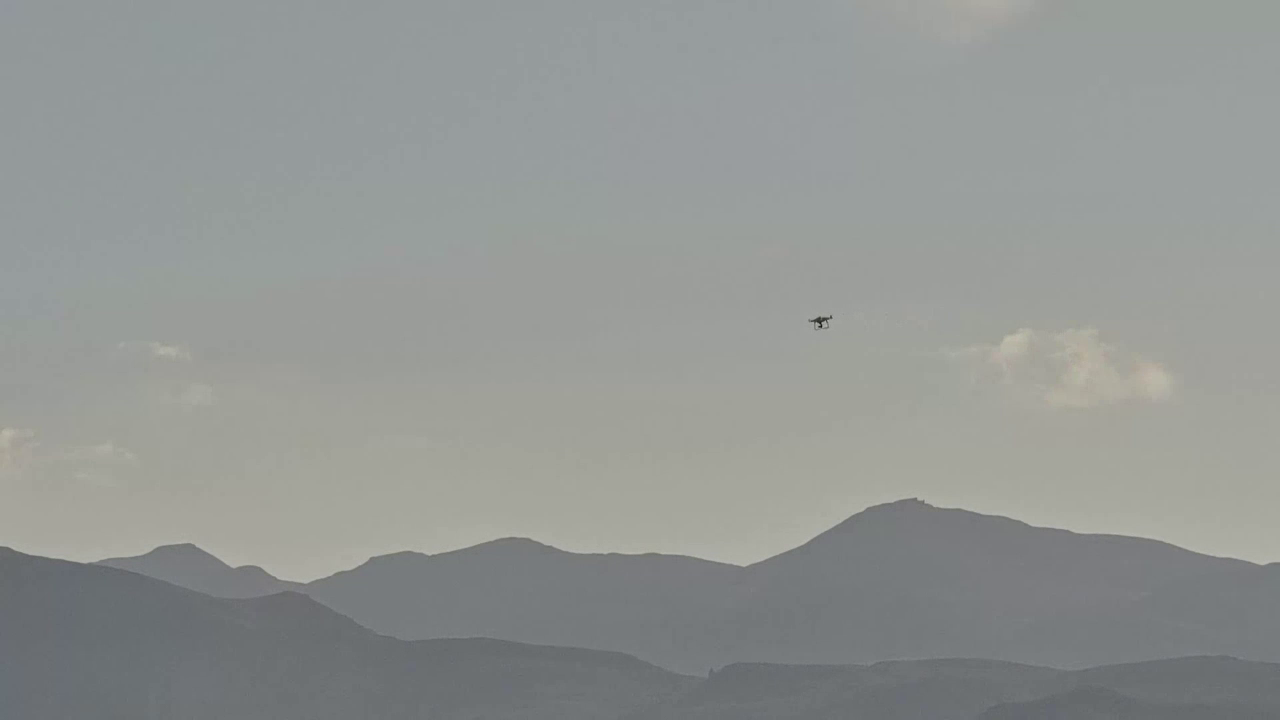
#> input picture frame 19 of code/media/simple_short.mp4, 1280 x 720 px, given in place of video1.avi, which was not available
$ python dense_optical_flow.py
#> lines starting #> are read from the running program, lines starting #| are printed output that depends on the picture; after the words box and inside, x2 and y2 are one past the last pixel; in counts of white or black regions, pixels touching at a corner belong together; pictures that were not available may be replaced by others from this repository, and a replacement may not be noted
#> further down, prev is the input picture: shape (720, 1280, 3); mean B, G, R 147.2, 149.6, 146.2
import numpy as np
import cv2
import time

# video
video = "../media/video1.avi"

def draw_flow(img, flow, step=16):
#> called with flow = array of shape (720, 1280, 2), step = 16
    h, w = img.shape[:2]
    y, x = np.mgrid[step / 2:h:step, step / 2:w:step].reshape(2, -1).astype(int)
    fx, fy = flow[y, x].T
#> fx = 3600 values, max 0.475 at index 2671, min -2.42 at index 1570, mean -0.00313; fy = 3600 values, max 0.322 at index 1651, min -0.0726 at index 1666, mean 0.000288

    lines = np.vstack([x, y, x - fx, y - fy]).T.reshape(-1, 2, 2)
    lines = np.int32(lines + 0.5)

    img_bgr = cv2.cvtColor(img, cv2.COLOR_GRAY2BGR)
    cv2.polylines(img_bgr, lines, 0, (0, 255, 0))
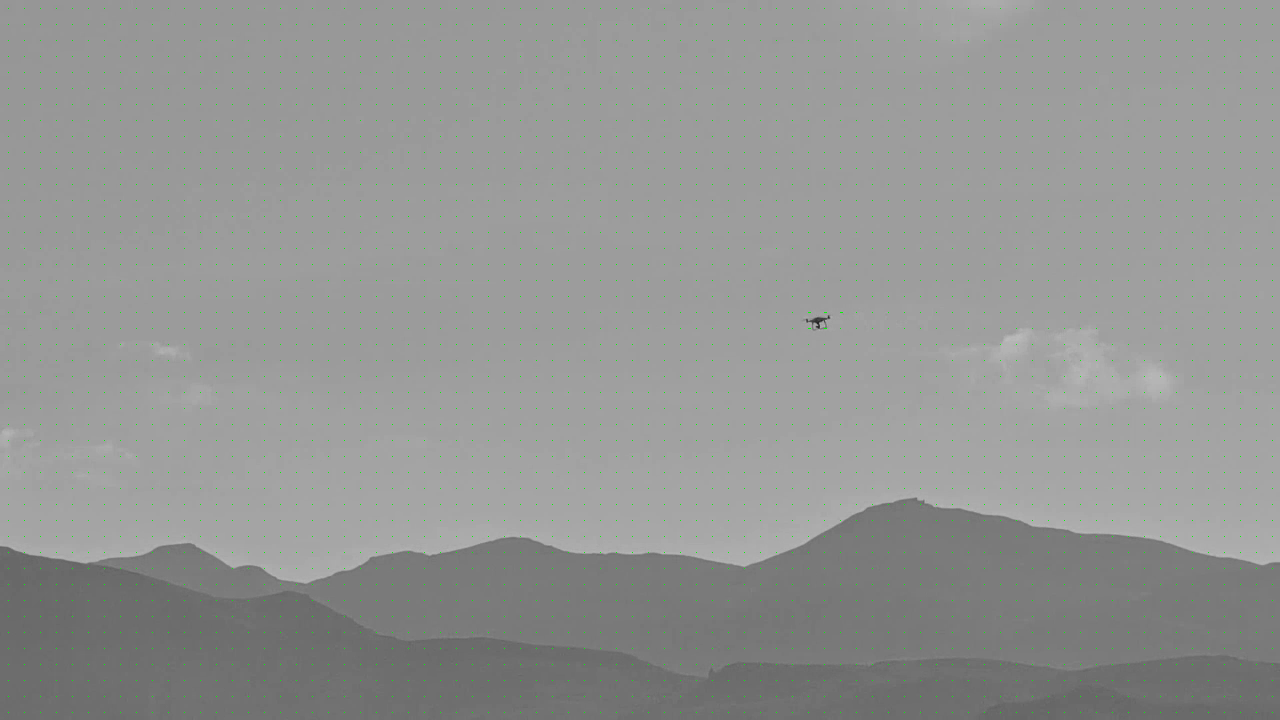
#> img_bgr: shape (720, 1280, 3); mean B, G, R 147.6, 148.6, 147.6

    for (x1, y1), (_x2, _y2) in lines:
        cv2.circle(img_bgr, (x1, y1), 1, (0, 255, 0), -1)
#> this loop made 3600 passes
#> (x1, _x2) on passes 1 to 3: (8, 8), (24, 24), (40, 40)
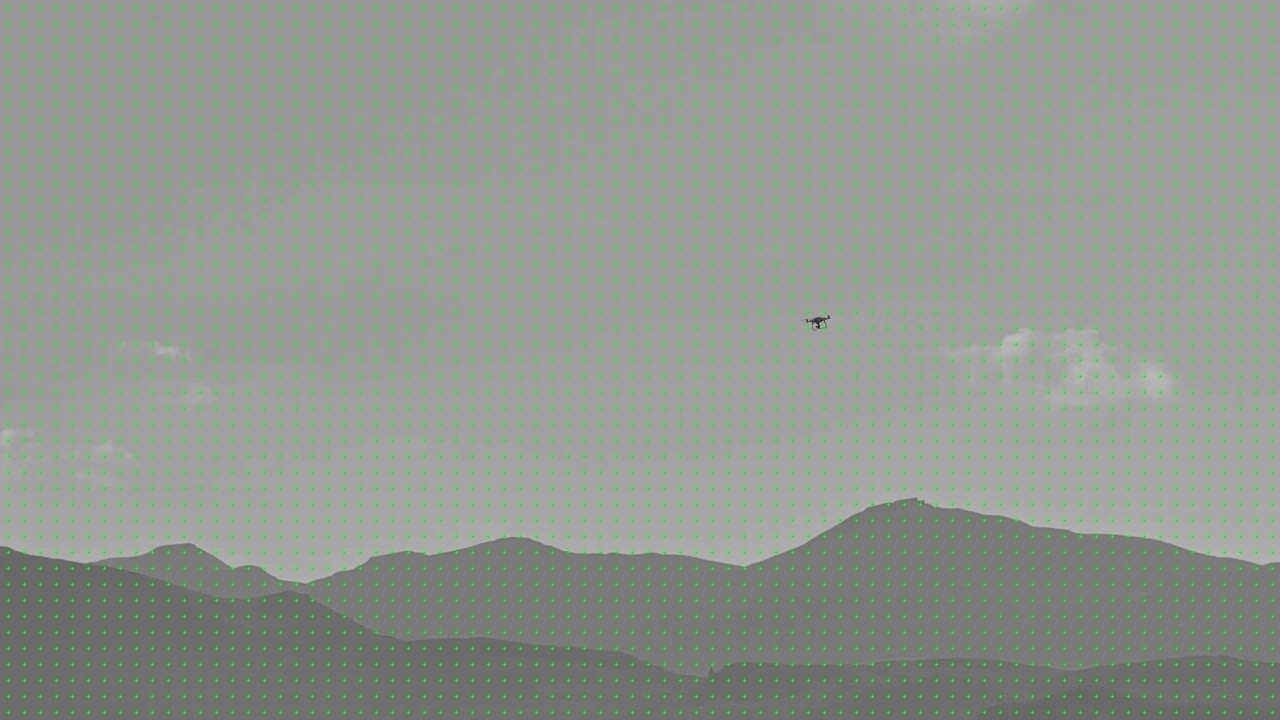
#> img_bgr: shape (720, 1280, 3); 1.56% of pixels changed, all inside (x1, y1, x2, y2) = (7, 7, 1274, 714)

    return img_bgr


def draw_hsv(flow):
    h, w = flow.shape[:2]
    fx, fy = flow[:, :, 0], flow[:, :, 1]

    ang = np.arctan2(fy, fx) + np.pi
    v = np.sqrt(fx * fx + fy * fy)
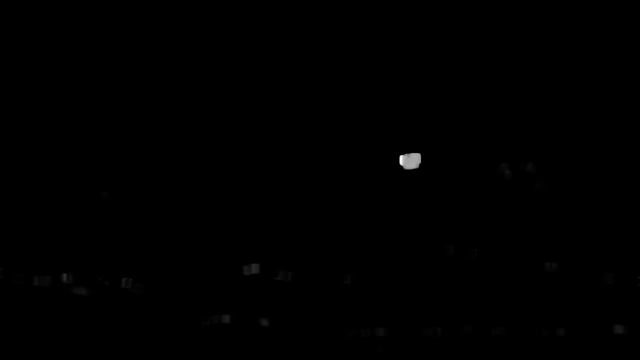
#> v: shape (720, 1280) float32 (shown at 1/2 size); min 0, max 3.58, mean 0.0049; drawn with min black and max white

    hsv = np.zeros((h, w, 3), np.uint8)
    hsv[..., 0] = ang * (180 / np.pi / 2)
    hsv[..., 1] = 255
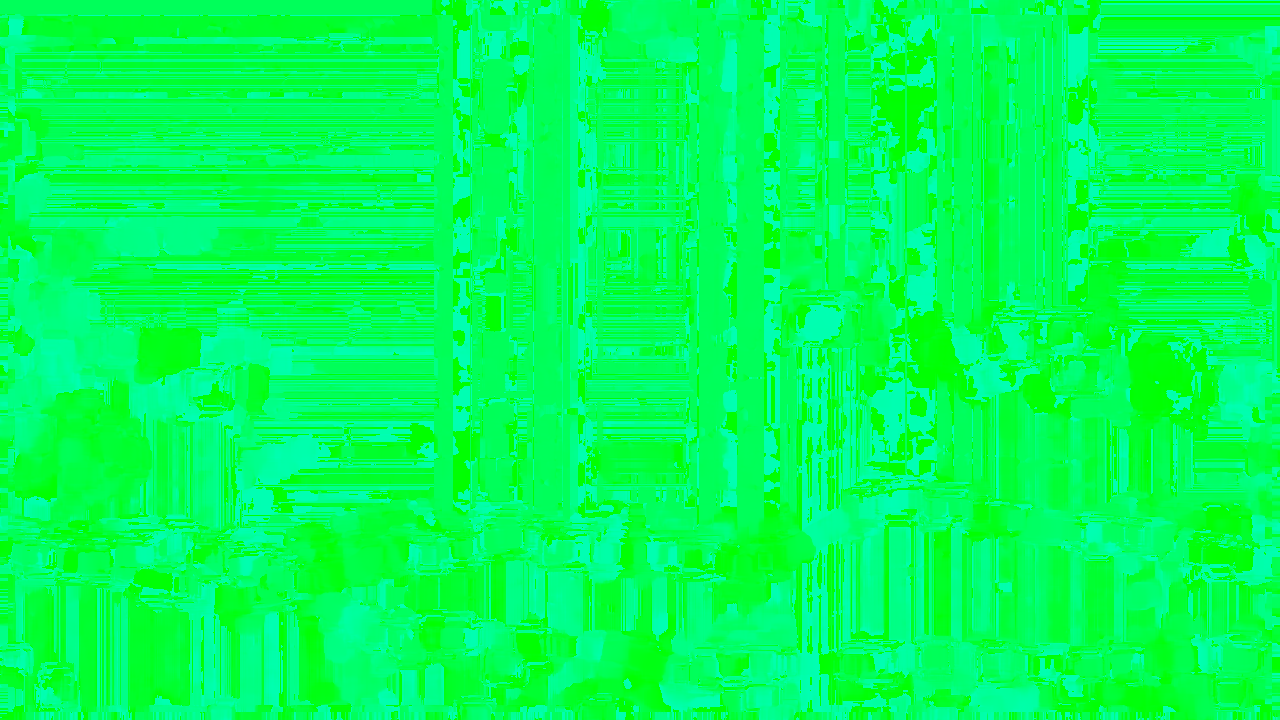
#> hsv: shape (720, 1280, 3); mean of channels 0, 1, 2 89, 255, 0; drawn as B, G, R
    hsv[..., 2] = np.minimum(v * 4, 255)
#> hsv: shape (720, 1280, 3); 0.3% of pixels changed, all inside (x1, y1, x2, y2) = (0, 305, 1280, 666)
    bgr = cv2.cvtColor(hsv, cv2.COLOR_HSV2BGR)

    return bgr

cap = cv2.VideoCapture(video)

suc, prev = cap.read()
prevgray = cv2.cvtColor(prev, cv2.COLOR_BGR2GRAY)

while True:

    suc, img = cap.read()
    gray = cv2.cvtColor(img, cv2.COLOR_BGR2GRAY)

    # start time to calculate FPS
    start = time.time()

    flow = cv2.calcOpticalFlowFarneback(prevgray, gray, None, 0.5, 3, 15, 3, 5, 1.2, 0)

    prevgray = gray

    # End time
    end = time.time()
    # calculate the FPS for current frame detection
    fps = 1 / (end - start)

    print(f"{fps:.2f} FPS")

    cv2.imshow('flow', draw_flow(gray, flow))
    cv2.imshow('flow HSV', draw_hsv(flow))

    key = cv2.waitKey(5)
#> (key q is pressed here)
    if key == ord('q'):
        break

cap.release()
cv2.destroyAllWindows()

$ run again, starting later in the video
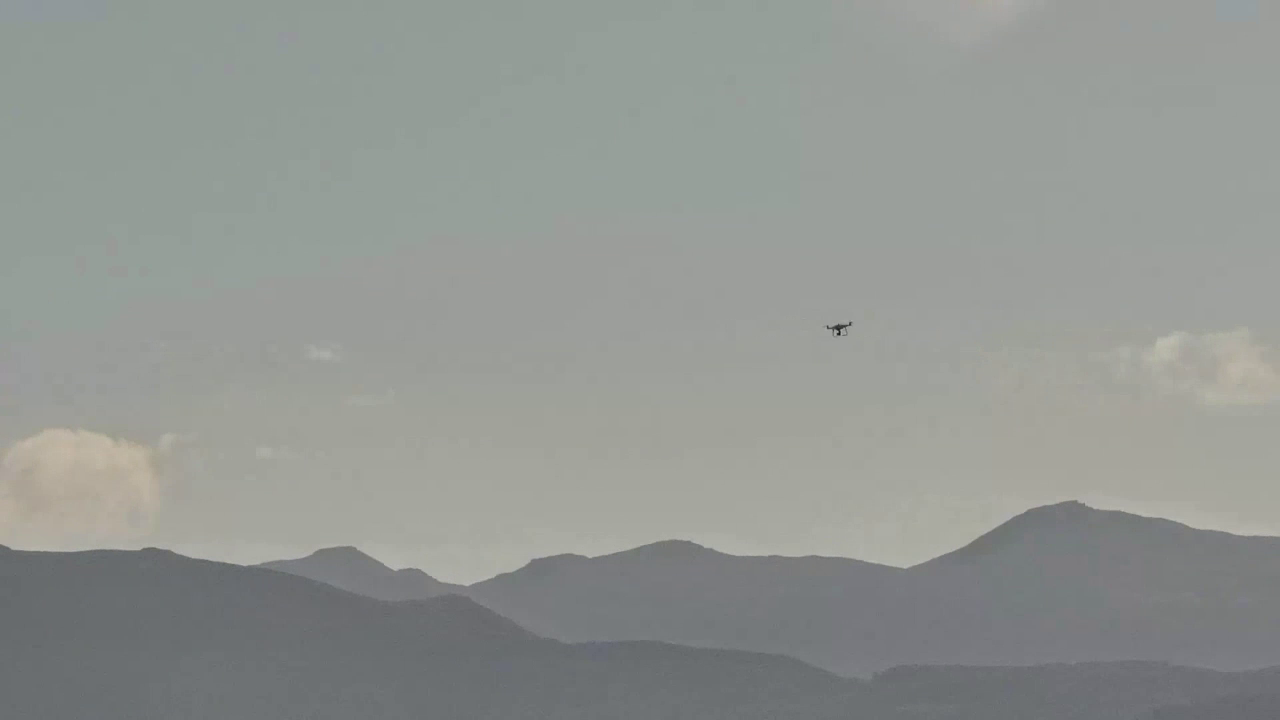
#> input picture frame 85 of code/media/simple_short.mp4, 1280 x 720 px, given in place of video1.avi, which was not available
#> prev is the input picture: shape (720, 1280, 3); mean B, G, R 146, 149.9, 146
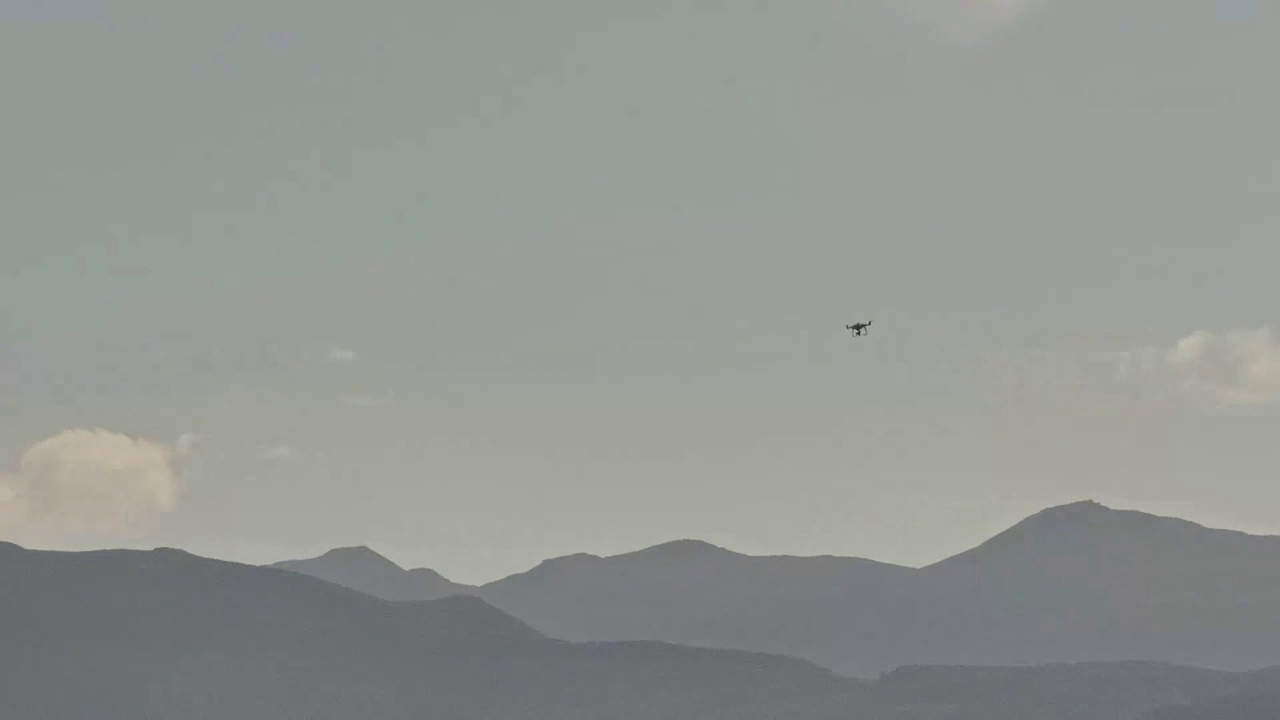
#> input picture frame 86 of code/media/simple_short.mp4, 1280 x 720 px, given in place of video1.avi, which was not available
#> img is the input picture: shape (720, 1280, 3); mean B, G, R 146, 149.8, 146
#> in draw_flow, `fx, fy = flow[y, x].T`: fx = 3600 values, max 19.6 at index 1652, min -0.442 at index 3243, mean 0.36; fy = 3600 values, max 2.6 at index 1753, min -1.88 at index 2901, mean -0.00372
#> the loop in draw_flow, `for (x1, y1), (_x2, _y2) in lines:` made 3600 passes
#> (x1, _x2) on passes 1 to 3: (8, 8), (24, 24), (40, 40)
#> in draw_hsv, `bgr = cv2.cvtColor(hsv, cv2.COLOR_HSV2BGR)`:
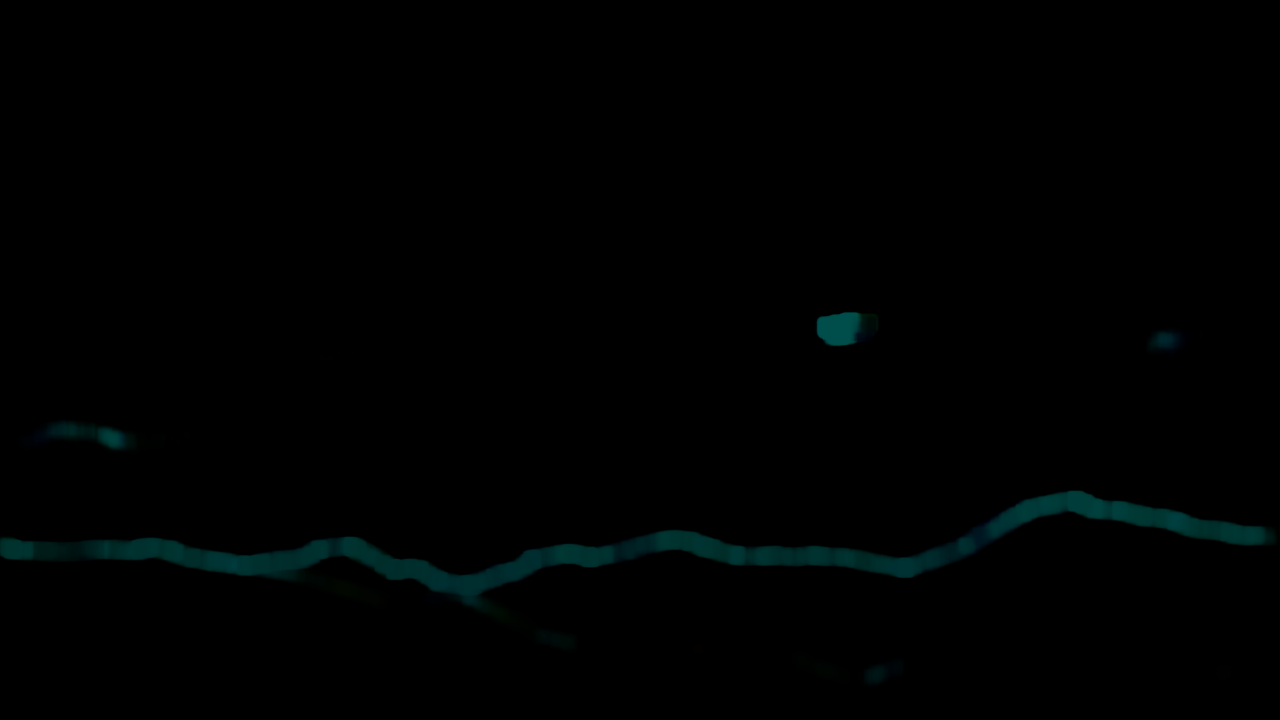
#> bgr: shape (720, 1280, 3); mean B, G, R 1.4, 1.5, 0

$ run again, starting later in the video
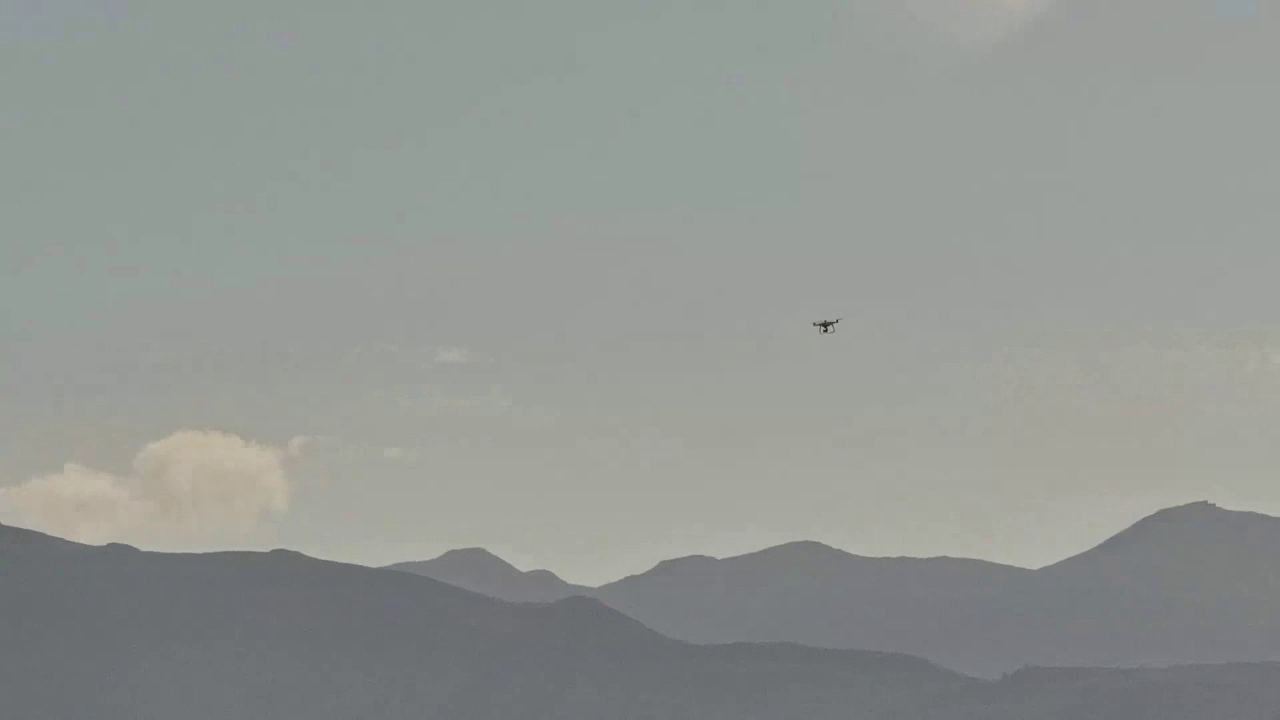
#> input picture frame 152 of code/media/simple_short.mp4, 1280 x 720 px, given in place of video1.avi, which was not available
#> prev is the input picture: shape (720, 1280, 3); mean B, G, R 146.1, 150.1, 146.3
#> in draw_flow, `fx, fy = flow[y, x].T`: fx = 3600 values, max 0.0987 at index 2748, min -0.203 at index 2740, mean -8.21e-06; fy = 3600 values, max 0.0559 at index 2178, min -0.0635 at index 2170, mean 1.83e-05
#> the loop in draw_flow, `for (x1, y1), (_x2, _y2) in lines:` made 3600 passes
#> (x1, _x2) on passes 1 to 3: (8, 8), (24, 24), (40, 40)
#> after the loop in draw_flow, `for (x1, y1), (_x2, _y2) in lines:`:
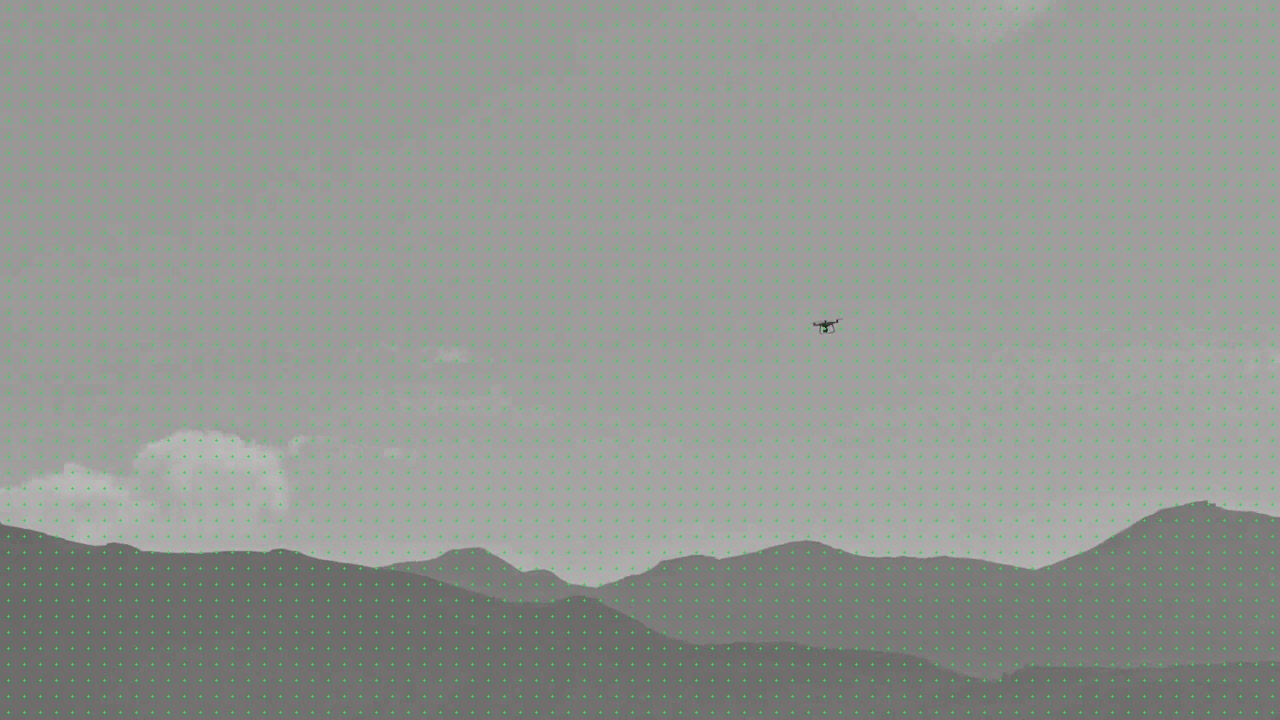
#> img_bgr: shape (720, 1280, 3); mean B, G, R 145.5, 150.5, 145.5
#> in draw_hsv, `hsv[..., 1] = 255`:
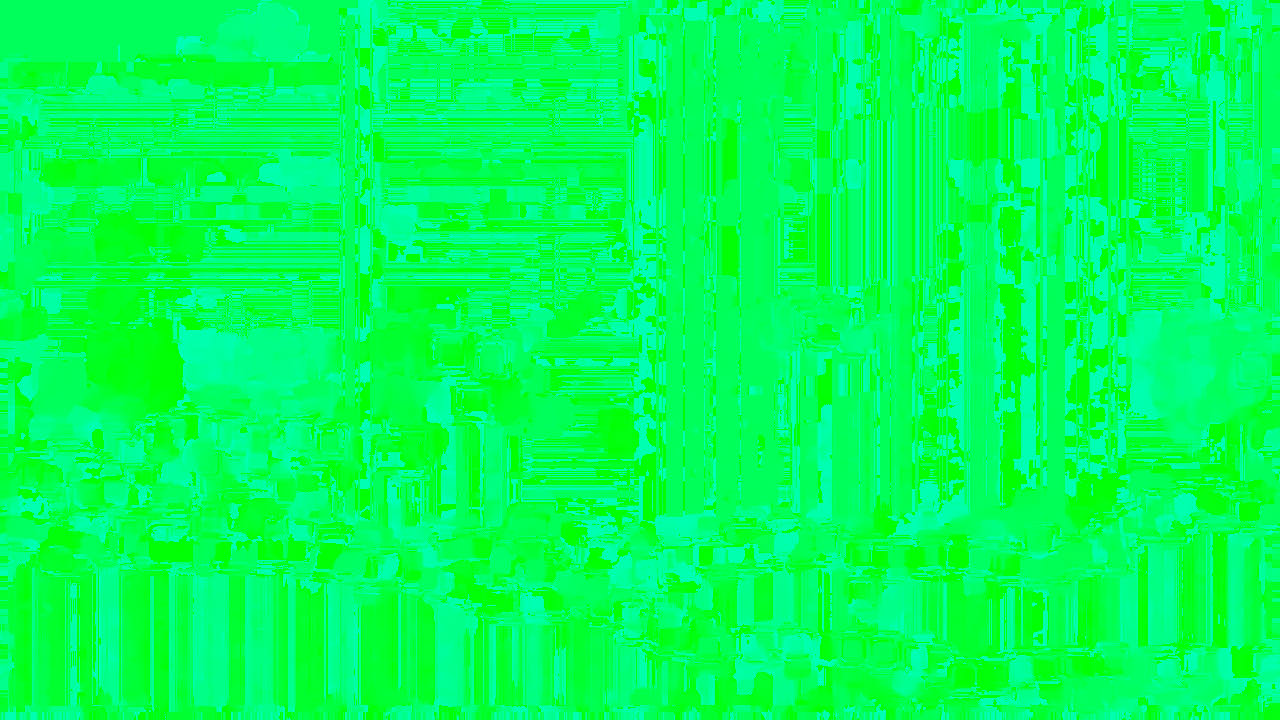
#> hsv: shape (720, 1280, 3); mean of channels 0, 1, 2 89.1, 255, 0; drawn as B, G, R
